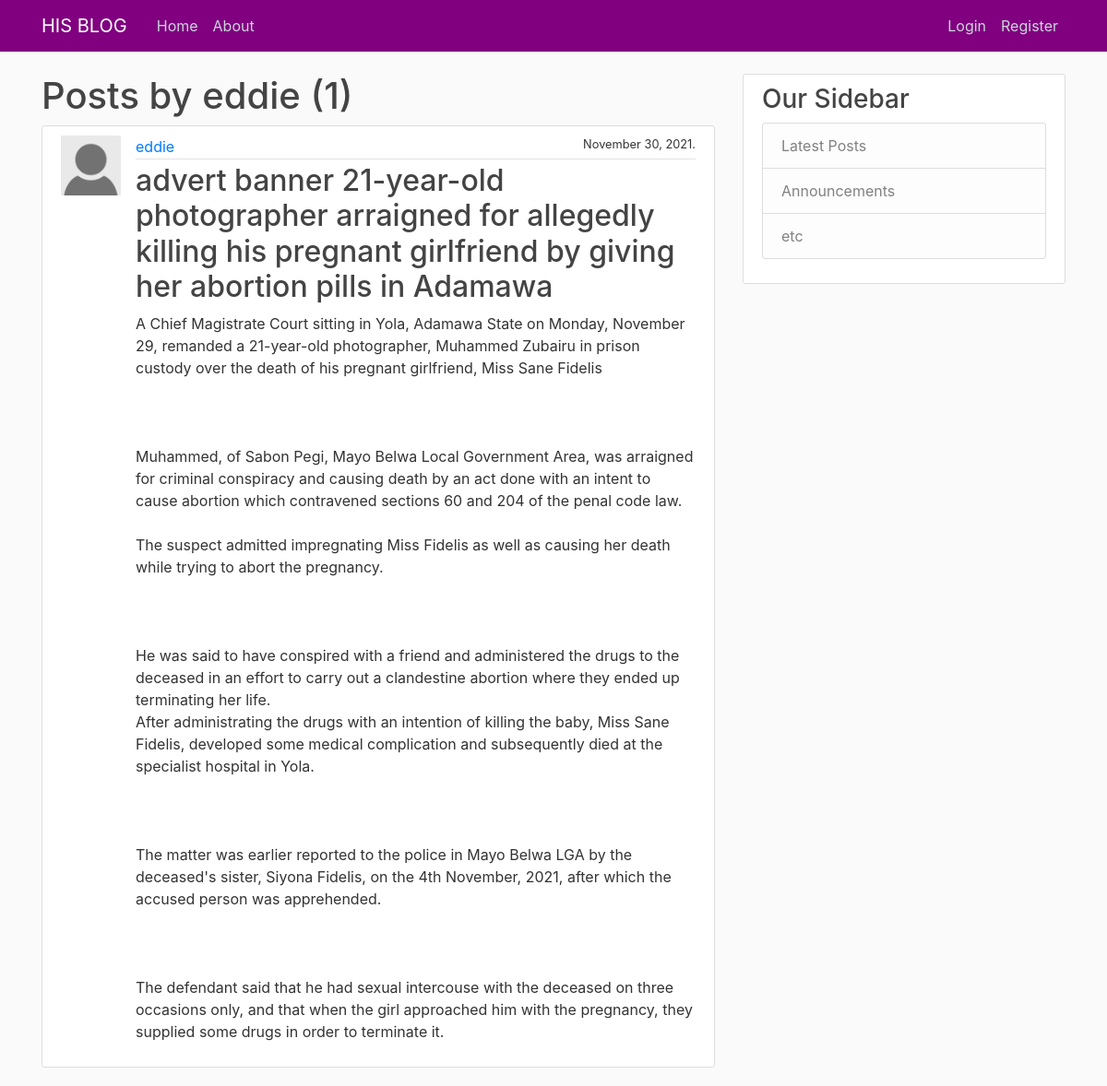
Page /user/eddie/ on the earlier database version.
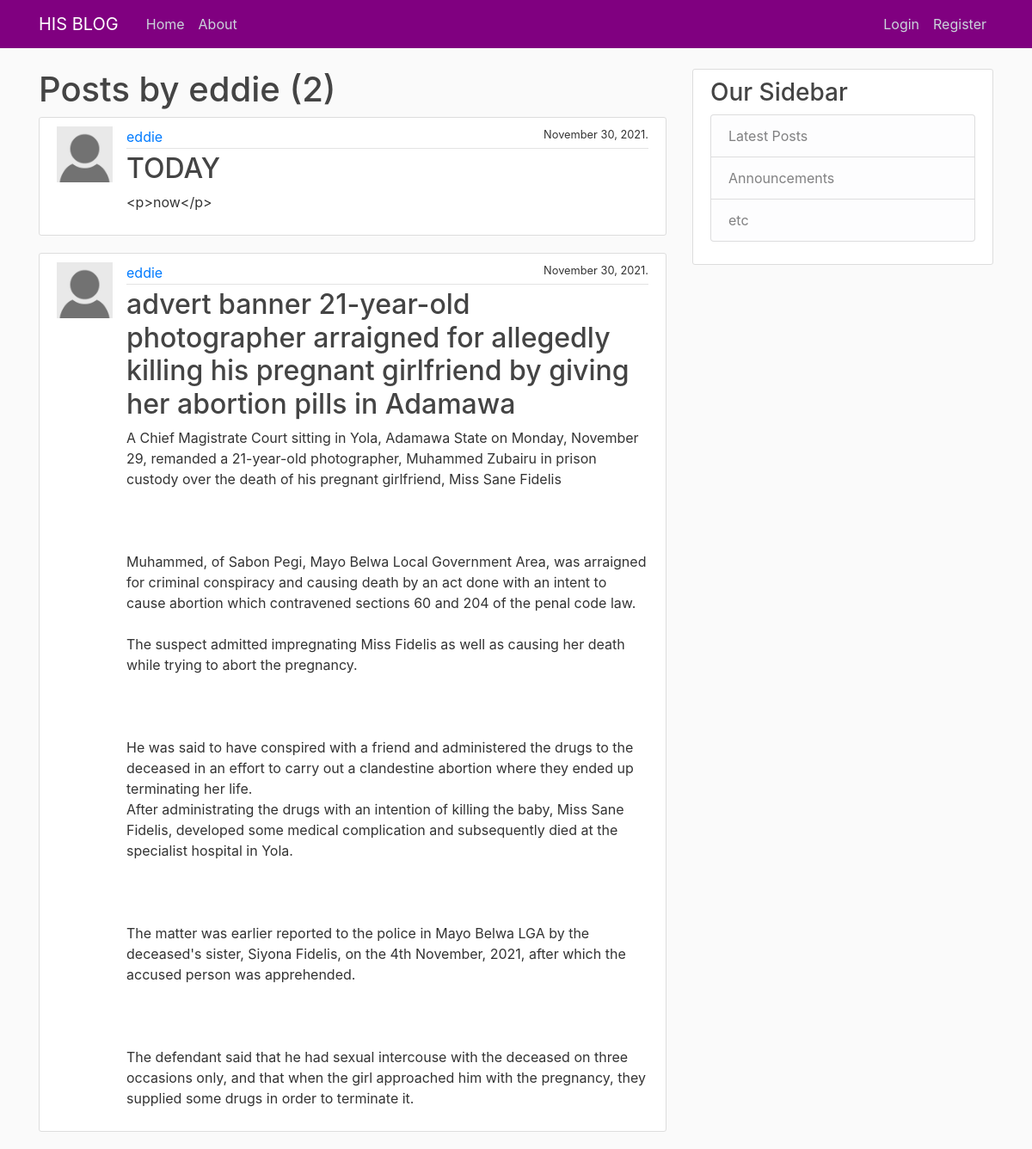
Same page on the later database version.
### blog/models.py (models this page shows, shortened)
class Post(models.Model):
    title = models.CharField(max_length=200)
    content = RichTextField(blank=True, null=True)
    date_posted = models.DateTimeField(default=timezone.now)
    author = models.ForeignKey(User, on_delete=models.CASCADE)
    category = models.CharField(choices=CATEGORY_CHOICES, max_length=2)
    label = models.CharField(choices=LABEL_CHOICES, max_length=1)
    post_choices = models.CharField(choices=POST_CHOICES, max_length=1)
    image = models.ImageField(default="newpost.jpg", upload_to="default_pics")
    likes = models.ManyToManyField(User, related_name="blog_posts")

### users/models.py (models this page shows, shortened)
class Profile(models.Model):
    user = models.OneToOneField(User, on_delete=models.CASCADE)
    image = models.ImageField(default="user.jpg", upload_to='profile_pics')

### blog/views.py (the view)
# urls.py: path("user/<str:username>/", UserPostListView.as_view(), name="user_posts"),
class UserPostListView(ListView):
    model = Post
    template_name = "blog/user_posts.html"
    context_object_name = "posts"
    ordering = ["-date_posted"]
    paginate_by = 4
    def get_queryset(self):
        user = get_object_or_404(User, username=self.kwargs.get('username'))
        return Post.objects.filter(author=user).order_by("-date_posted")

### blog/templates/blog/user_posts.html (shortened to what this page needs)
{% extends "blog/base.html" %}
{% block content %}
<h1>Posts by {{ view.kwargs.username }} ({{ page_obj.paginator.count }})</h1>
{% for post in posts %}
    <article class="media content-section">
        <img class="rounded-square article-img" src="{{ post.author.profile.image.url }}" alt="Author's Image">
        <div class="media-body">
        <div class="article-metadata">
            <a class="mr-2" href="">{{ post.author }}</a>
            <small id="date">{{ post.date_posted|date:"F d, Y" }}.</small>
        </div>
        <h2><a class="article-title" href="{% url 'post_detail' post.id %}">{{ post.title }}</a></h2>
        <p class="article-content">{{ post.content }}</p>
        </div>
    </article>
{% endfor %}
{% endblock content %}

Differences in the rows shown:
added Post: author.profile.image (placeholder picture), author "eddie", date_posted "November 30, 2021", title "TODAY", content "<p>now</p>"
Other differences:
{{ page_obj.paginator.count }}: "1" → "2"
